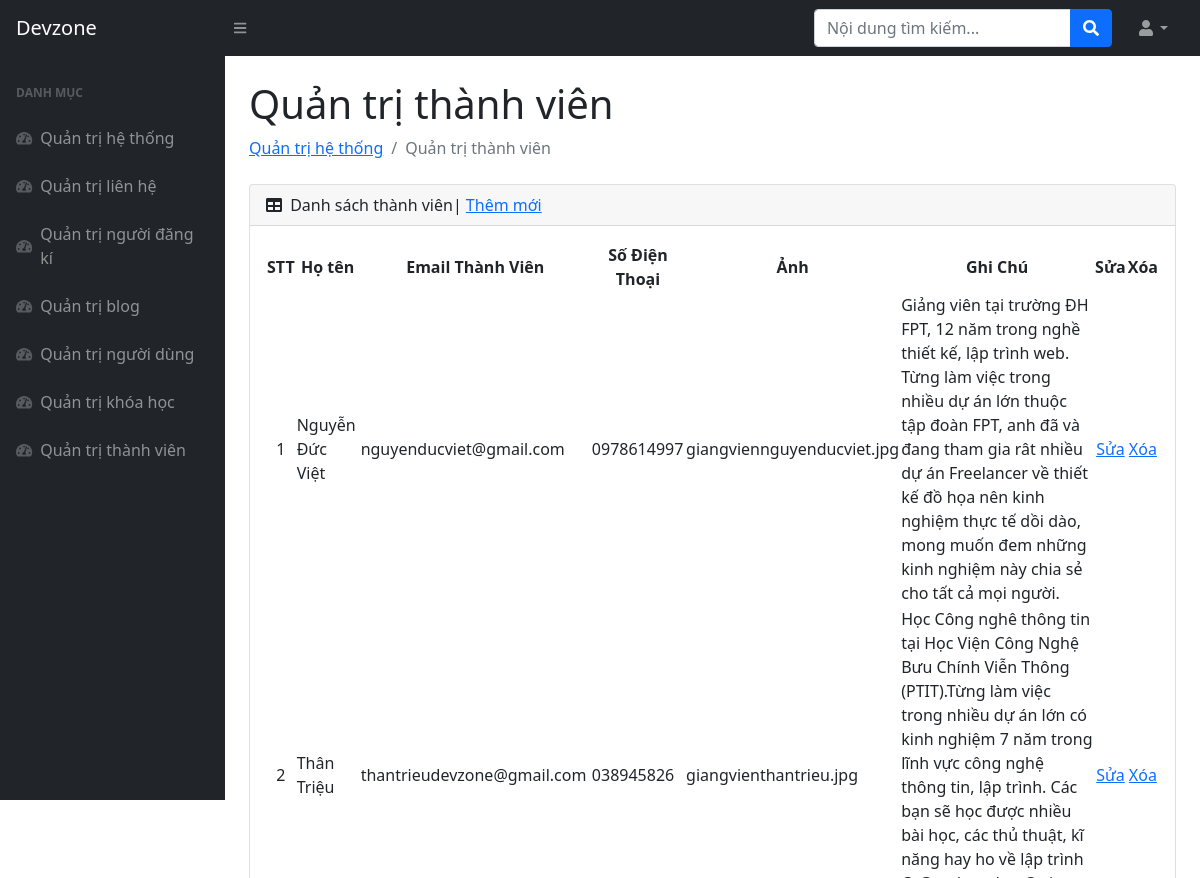
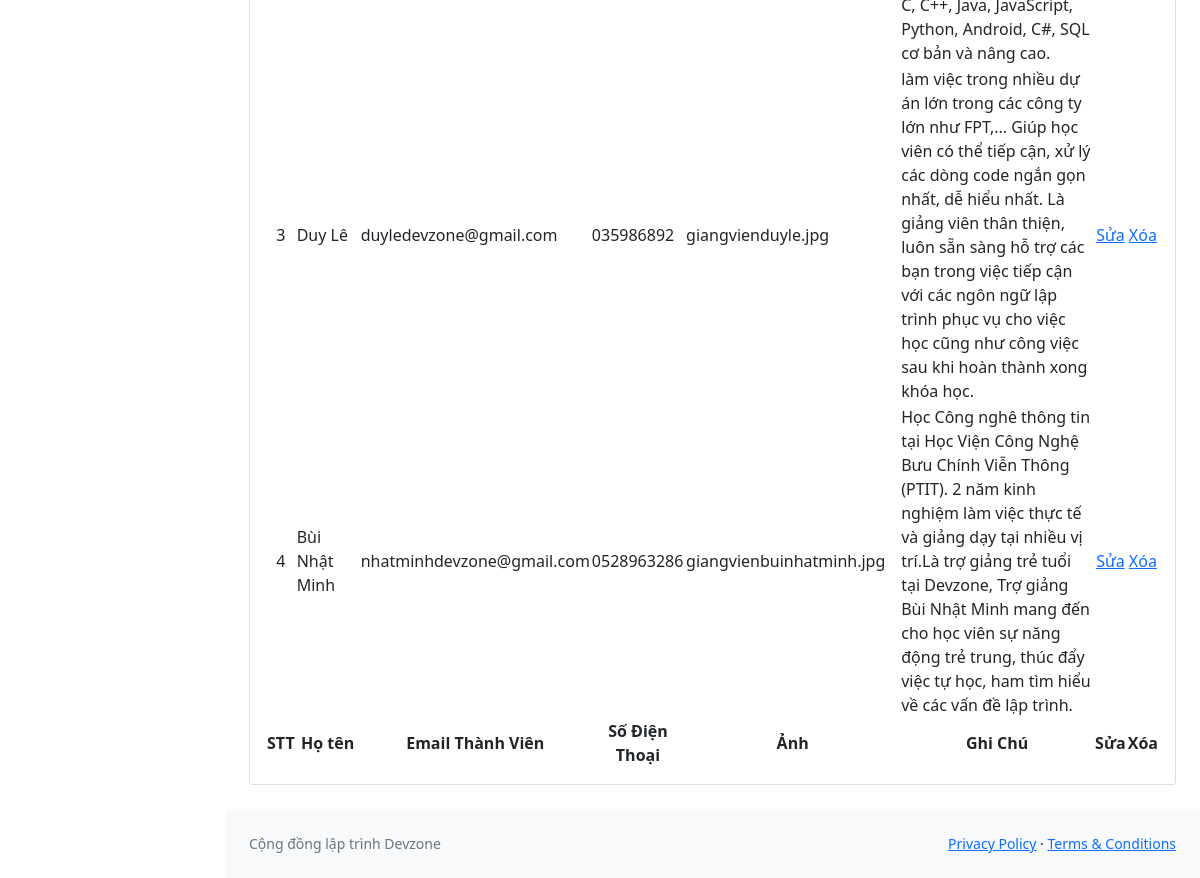
Page /admin/quan_tri_thanh_vien.php (signed in) on the committed database (2 pictures, top to bottom).
### tables this page shows
CREATE TABLE `tbl_thanh_vien` (
  `thanh_vien_id` int(10) NOT NULL,
  `ten_thanh_vien` varchar(100) NOT NULL,
  `email_thanh_vien` varchar(50) NOT NULL,
  `so_dien_thoai` varchar(11) NOT NULL,
  `anh` varchar(50) DEFAULT NULL,
  `facebook` varchar(50) NOT NULL,
  `ghi_chu` text NOT NULL
);

### admin/quan_tri_thanh_vien.php (the view, shortened to what this page needs)
<!DOCTYPE html>
<html lang="en">
    <head>
        <link href="https://cdn.jsdelivr.net/npm/simple-datatables@latest/dist/style.css" rel="stylesheet" />
        <link href="css/styles.css" rel="stylesheet" />
    </head>
    <body class="sb-nav-fixed">
        <nav class="sb-topnav navbar navbar-expand navbar-dark bg-dark">
            <a class="navbar-brand ps-3" href="index.php">Devzone</a>
            <button class="btn btn-link btn-sm order-1 order-lg-0 me-4 me-lg-0" id="sidebarToggle" href="#!"><i class="fas fa-bars"></i></button>
            <form class="d-none d-md-inline-block form-inline ms-auto me-0 me-md-3 my-2 my-md-0">
                <div class="input-group">
                    <input class="form-control" type="text" placeholder="Nội dung tìm kiếm..." aria-label="Nội dung tìm kiếm..." aria-describedby="btnNavbarSearch" />
                    <button class="btn btn-primary" id="btnNavbarSearch" type="button"><i class="fas fa-search"></i></button>
                </div>
            </form>
            <ul class="navbar-nav ms-auto ms-md-0 me-3 me-lg-4">
                <li class="nav-item dropdown">
                    <a class="nav-link dropdown-toggle" id="navbarDropdown" href="#" role="button" data-bs-toggle="dropdown" aria-expanded="false"><i class="fas fa-user fa-fw"></i></a>
                </li>
            </ul>
        </nav>
        <div id="layoutSidenav">
            <div id="layoutSidenav_nav">
                <nav class="sb-sidenav accordion sb-sidenav-dark" id="sidenavAccordion">
                    <div class="sb-sidenav-menu">
                        <div class="nav">
                            <div class="sb-sidenav-menu-heading">Danh mục</div>
                            <a class="nav-link" href="index.php">
                                <div class="sb-nav-link-icon"><i class="fas fa-tachometer-alt"></i></div>
                                Quản trị hệ thống
                            </a>
                            <a class="nav-link" href="quan_tri_lien_he.php">
                                <div class="sb-nav-link-icon"><i class="fas fa-tachometer-alt"></i></div>
                                Quản trị liên hệ
                            </a>
                            <a class="nav-link" href="quan_tri_dang_ki_hoc.php">
                                <div class="sb-nav-link-icon"><i class="fas fa-tachometer-alt"></i></div>
                                Quản trị người đăng kí
                            </a>
                            <a class="nav-link" href="quan_tri_blog.php">
                                <div class="sb-nav-link-icon"><i class="fas fa-tachometer-alt"></i></div>
                                Quản trị blog
                            </a>
                            <a class="nav-link" href="quan_tri_nguoi_dung.php">
                                <div class="sb-nav-link-icon"><i class="fas fa-tachometer-alt"></i></div>
                                Quản trị người dùng
                            </a>
                            <a class="nav-link" href="quan_tri_khoa_hoc.php">
                                <div class="sb-nav-link-icon"><i class="fas fa-tachometer-alt"></i></div>
                                Quản trị khóa học
                            </a>
                            <a class="nav-link" href="quan_tri_thanh_vien.php">
                                <div class="sb-nav-link-icon"><i class="fas fa-tachometer-alt"></i></div>
                                Quản trị thành viên
                            </a>
                        </div>
                    </div>
                </nav>
            </div>
            <div id="layoutSidenav_content">
                <main>
                    <div class="container-fluid px-4">
                        <h1 class="mt-4">Quản trị thành viên</h1>
                        <ol class="breadcrumb mb-4">
                            <li class="breadcrumb-item"><a href="index.php">Quản trị hệ thống</a></li>
                            <li class="breadcrumb-item active">Quản trị thành viên</li>
                        </ol>
                        <div class="card mb-4">
                            <div class="card-header">
                                <i class="fas fa-table me-1"></i>
                                Danh sách thành viên| <a href="thanh_vien_them_moi.php">Thêm mới</a>
                            </div>
                            <div class="card-body">
                                <table id="datatablesSimple">
                                    <thead>
                                        <tr>
                                            <th style="text-align: center;">STT</th>
                                            <th style="text-align: center;">Họ tên</th>
                                            <th style="text-align: center;">Email Thành Viên</th>
                                            <th style="text-align: center;">Số Điện Thoại</th>
                                            <th style="text-align: center;">Ảnh</th>
                                            <th style="text-align: center;">Ghi Chú</th>
                                            <th style="text-align: center;">Sửa</th>
                                            <th style="text-align: center;">Xóa</th>
                                        </tr>
                                    </thead>
                                    <tfoot>
                                        <tr>
                                            <th style="text-align: center;">STT</th>
                                            <th style="text-align: center;">Họ tên</th>
                                            <th style="text-align: center;">Email Thành Viên</th>
                                            <th style="text-align: center;">Số Điện Thoại</th>
                                            <th style="text-align: center;">Ảnh</th>
                                            <th style="text-align: center;">Ghi Chú</th>
                                            <th style="text-align: center;">Sửa</th>
                                            <th style="text-align: center;">Xóa</th>
                                        </tr>
                                    </tfoot>
                                    <tbody>
                                    <?php
                                        $ket_noi = mysqli_connect("localhost", "root", "", "devzone.db");
                                        $sql = "
                                                  SELECT *
                                                  FROM tbl_thanh_vien
                                                  ORDER BY thanh_vien_id ASC";
                                        $noi_dung_nguoi_dung = mysqli_query($ket_noi, $sql);
                                        $i=0;
                                        while ($row = mysqli_fetch_array($noi_dung_nguoi_dung))
                                        {
                                            $i++;
                                    ;?>
                                        <tr>
                                            <td style="text-align: center;"><?php echo $i;?></td>
                                            <td><?php echo $row["ten_thanh_vien"];?></td>
                                            <td><?php echo $row["email_thanh_vien"];?></td>
                                            <td><?php echo $row["so_dien_thoai"];?></td>
                                            <td><?php echo $row["anh"];?></td>
                                            <td><?php echo $row["ghi_chu"];?></td>
                                            <td style="text-align: center;"><a href="thanh_vien_sua.php?id=<?php echo $row["thanh_vien_id"];?>">Sửa</a></td>
                                            <td style="text-align: center;"><a href="thanh_vien_xoa.php?id=<?php echo $row["thanh_vien_id"];?>">Xóa</a></td>
                                        </tr>
                                        <?php
                                        }
                                    ;?>
                                    </tbody>
                                </table>
                            </div>
                        </div>
                    </div>
                </main>
                <footer class="py-4 bg-light mt-auto">
                    <div class="container-fluid px-4">
                        <div class="d-flex align-items-center justify-content-between small">
                            <div class="text-muted">Cộng đồng lập trình Devzone</div>
                            <div>
                                <a href="#">Privacy Policy</a>
                                &middot;
                                <a href="#">Terms &amp; Conditions</a>
                            </div>
                        </div>
                    </div>
                </footer>
            </div>
        </div>
    </body>
</html>

### rows in the picture
tbl_thanh_vien: ten_thanh_vien "Nguyễn Đức Việt", email_thanh_vien "nguyenducviet@gmail.com", so_dien_thoai "0978614997", anh "giangviennguyenducviet.jpg", ghi_chu "Giảng viên tại trường ĐH FPT, 12 năm trong nghề thiết kế, lập trình web. Từng làm việc trong nhiều dự án lớn thuộc tập đoàn FPT, anh đã và đang tham gia rât nhiều dự án Freelancer về thiết kế đồ họa nên kinh nghiệm thực tế dồi dào, mong muốn đem những kinh nghiệm này chia sẻ cho tất cả mọi người."
tbl_thanh_vien: ten_thanh_vien "Thân Triệu", email_thanh_vien "thantrieudevzone@gmail.com", so_dien_thoai "038945826", anh "giangvienthantrieu.jpg", ghi_chu "Học Công nghê thông tin tại Học Viện Công Nghệ Bưu Chính Viễn Thông (PTIT).Từng làm việc trong nhiều dự án lớn có kinh nghiệm 7 năm trong lĩnh vực công nghệ thông tin, lập trình. Các bạn sẽ học được nhiều bài học, các thủ thuật, kĩ năng hay ho về lập trình C, C++, Java, JavaScript, Python, Android, C#, SQL cơ bản và nâng cao."
tbl_thanh_vien: ten_thanh_vien "Duy Lê", email_thanh_vien "duyledevzone@gmail.com", so_dien_thoai "035986892", anh "giangvienduyle.jpg", ghi_chu "làm việc trong nhiều dự án lớn trong các công ty lớn như FPT,... Giúp học viên có thể tiếp cận, xử lý các dòng code ngắn gọn nhất, dễ hiểu nhất. Là giảng viên thân thiện, luôn sẵn sàng hỗ trợ các bạn trong việc tiếp cận với các ngôn ngữ lập trình phục vụ cho việc học cũng như công việc sau khi hoàn thành xong khóa học."
tbl_thanh_vien: ten_thanh_vien "Bùi Nhật Minh", email_thanh_vien "nhatminhdevzone@gmail.com", so_dien_thoai "0528963286", anh "giangvienbuinhatminh.jpg", ghi_chu "Học Công nghê thông tin tại Học Viện Công Nghệ Bưu Chính Viễn Thông (PTIT). 2 năm kinh nghiệm làm việc thực tế và giảng dạy tại nhiều vị trí.Là trợ giảng trẻ tuổi tại Devzone, Trợ giảng Bùi Nhật Minh mang đến cho học viên sự năng động trẻ trung, thúc đẩy việc tự học, ham tìm hiểu về các vấn đề lập trình."
